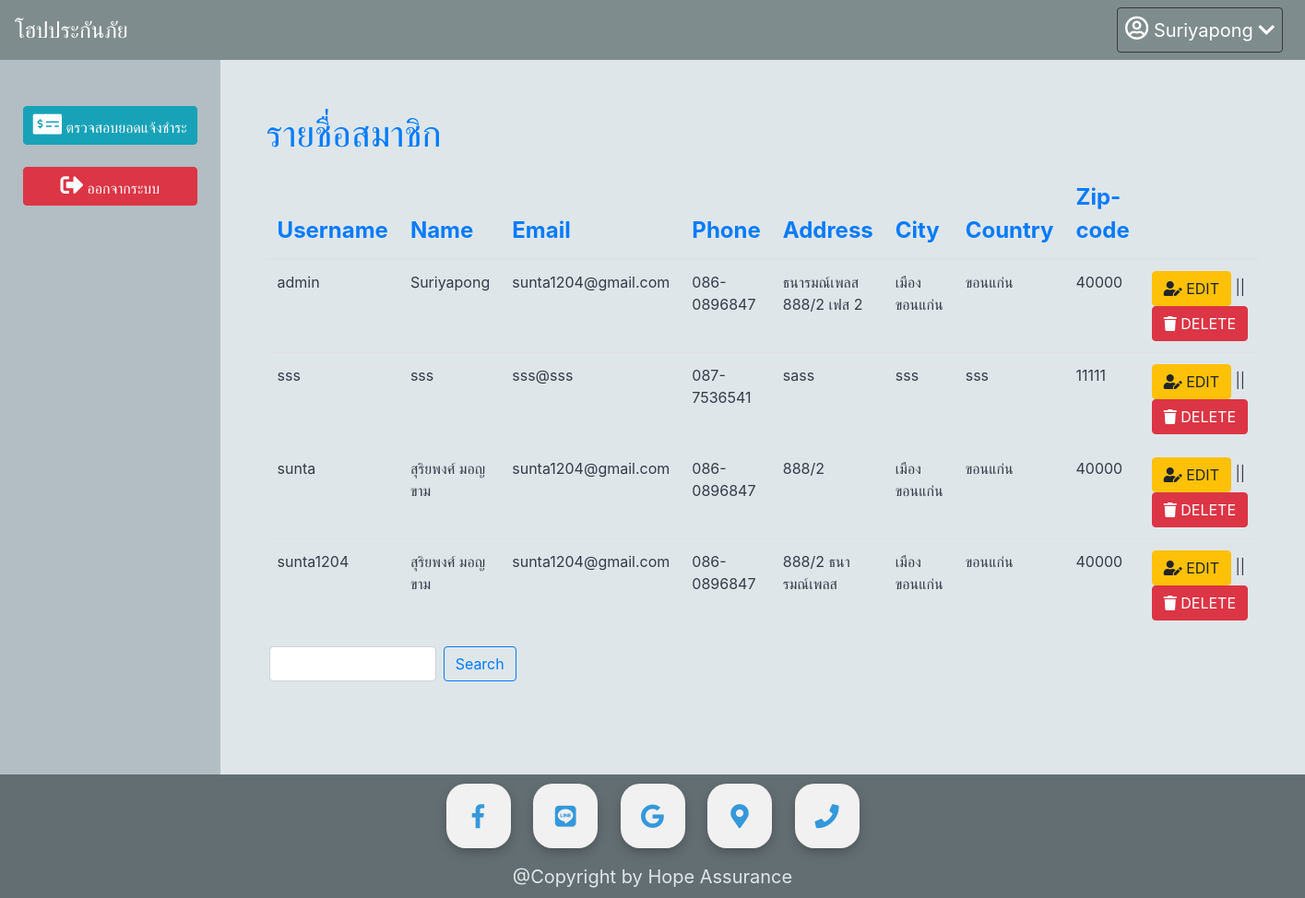
/admin/index_admin.php (signed in), run on the app's committed database.
### tables this page shows
CREATE TABLE `member` (
  `member_username` varchar(45) NOT NULL,
  `member_password` varchar(45) NOT NULL,
  `member_name` varchar(100) DEFAULT NULL,
  `member_email` varchar(45) NOT NULL,
  `member_phone` varchar(45) DEFAULT NULL,
  `member_address` varchar(200) DEFAULT NULL,
  `member_city` varchar(45) DEFAULT NULL,
  `member_country` varchar(45) DEFAULT NULL,
  `member_zipcode` int(5) DEFAULT NULL,
  `member_status` enum('A','U') NOT NULL DEFAULT 'U',
  `member_pic` varchar(255) NOT NULL
);

### admin/index_admin.php (the view, shortened to what this page needs)
<?php
  include "../connect.php";
?>
<!DOCTYPE html>
<html>
<head>
	<link rel="stylesheet" href="https://maxcdn.bootstrapcdn.com/bootstrap/4.0.0/css/bootstrap.min.css">
<link rel="stylesheet" href="https://use.fontawesome.com/releases/v5.4.1/css/all.css">
</head>
<body>
	<?php include '../navbar/navbarAdmin.php'; ?>
	<div style="display: flex;">
		<div style="height: 775px; width: 300px; background-color: #b2bec3;">
			<div style="margin: 30px; margin-top: 50px;">
				<div class="form-row">
					<a href="checkPayment.php" class="btn btn-info col-md-12"><i class="fas fa-money-check-alt fa-spin" style="font-size: 25px;"></i>  ตรวจสอบยอดแจ้งชำระ </a>
				</div><br>
				<div class="form-row">
					<a href="../logout/logout.php" class="btn btn-danger col-md-12"><i class="fas fa-sign-out-alt fa-spin" style="font-size: 25px;"></i> ออกจากระบบ </a>
				</div><br>
			</div>
		</div>
		<div style="height: 775px; width: 100%; background-color: #dfe6e9;">
			<div style="margin: 50px;">
				<label class="text-primary" style="font-size: 40px;">รายชื่อสมาชิก</label>
				<div id="table-wrapper">
  					<div id="table-scroll">
				<table class="table table-hover">
					<thead class="text-primary" style="font-size: 24px;">
						<tr>
							<th>Username</th>
							<th>Name</th>
							<th>Email</th>
							<th>Phone</th>
							<th>Address</th>
							<th>City</th>
							<th>Country</th>
							<th>Zip-code</th>
							<th></th>
						</tr>
					</thead>
					<?php while ($row1=$stmt1->fetch()) { ?>
					<tbody style="font-size: 16px; color: #353b48;">
						<tr>
							<td><?=$row1["member_username"] ?></td>
							<td><?=$row1["member_name"] ?></td>
							<td><?=$row1["member_email"] ?></td>
							<td><?=$row1["member_phone"] ?></td>
							<td><?=$row1["member_address"] ?></td>
							<td><?=$row1["member_city"] ?></td>
							<td><?=$row1["member_country"] ?></td>
							<td><?=$row1["member_zipcode"] ?></td>
							<td>
								<button class="btn btn-warning " data-toggle="modal" data-target="#editMember<?=$row1["member_username"] ?>"><i class="fas fa-user-edit"></i> EDIT  </button>  ||
								<button class="btn btn-danger " data-toggle="modal" data-target="#deleteMember<?=$row1["member_username"] ?>"><i class="fas fa-trash"></i> DELETE  </button>
							</td>
						</tr>
					</tbody>
				<?php } ?>
				</table>
				</div>
				</div>
					<div class="form-row">
						<input type="text" name="key" value="" class="form-control col-2 mx-sm-2">
						<button type="submit" class="btn btn-outline-primary">Search</button>
					</div>
			</div>
		</div>
	</div>
</body>
</html>

### footer/styleFooter.css (style rules this page uses)
footer { text-align: center; background: #636e72; }
.copyright { color: #dfe6e9; font-size: 20px; }
.btnlink { display: inline-block; width: 70px; height: 70px; background: #f1f1f1; margin: 10px; border-radius: 30%; box-shadow: 0 5px 15px -5px #00000070; color: #3498db; overflow: hidden; position: relative; }
.btnlink i { line-height: 70px; font-size: 26px; transition: 0.2s linear; }
.btnlink::before { content: ""; position: absolute; width: 120%; height: 120%; background: #3498db; transform: rotate(45deg); left: -110%; top: 90%; }

### data on the page
member: member_username "admin", member_name "Suriyapong", member_email "sunta1204@gmail.com", member_phone "086-0896847", member_address "ธนารมณ์เพลส 888/2 เฟส 2", member_city "เมืองขอนแก่น", member_country "ขอนแก่น", member_zipcode "40000"
member: member_username "sss", member_name "sss", member_email "sss@sss", member_phone "087-7536541", member_address "sass", member_city "sss", member_country "sss", member_zipcode "11111"
member: member_username "sunta", member_name "สุริยพงศ์ มอญขาม", member_email "sunta1204@gmail.com", member_phone "086-0896847", member_address "888/2", member_city "เมืองขอนแก่น", member_country "ขอนแก่น", member_zipcode "40000"
member: member_username "sunta1204", member_name "สุริยพงศ์ มอญขาม", member_email "sunta1204@gmail.com", member_phone "086-0896847", member_address "888/2 ธนารมณ์เพลส", member_city "เมืองขอนแก่น", member_country "ขอนแก่น", member_zipcode "40000"

### other printed values
$_SESSION["member_name"] "Suriyapong"
